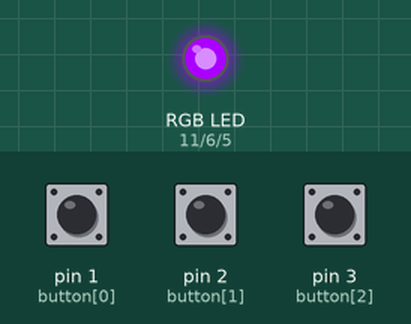
Recording of a sketch running on a simulated Arduino Uno, built with avr-gcc and run on an emulated ATmega328P. Shown: an RGB LED mixed from three pins (HIGH = lit). The inputs (shaded band) are chosen by the test bench; at power-on: pin 1 (button[0]) LOW, pin 2 (button[1]) LOW, pin 3 (button[2]) LOW.

Above: at 1.2 s.
1.3 s: pin 1 (button[0]) pulled HIGH for 0.15 s
At 1.37 s:
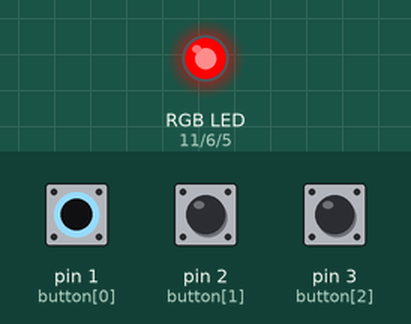
2.9 s: pin 2 (button[1]) pulled HIGH for 0.15 s
At 2.97 s:
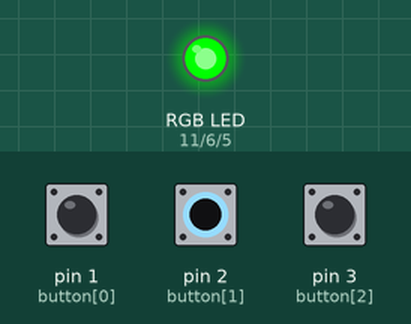
4.5 s: pin 3 (button[2]) pulled HIGH for 0.15 s
At 4.57 s:
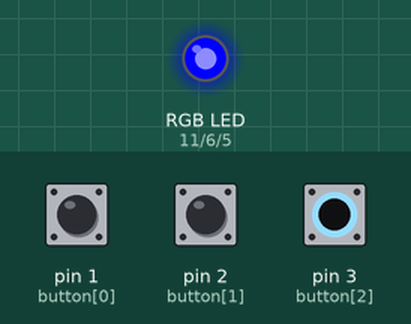
6.1 s: pin 3 (button[2]) pulled HIGH for 3.2 s
At 9.7 s:
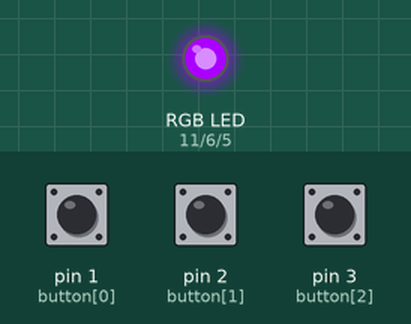
10.8 s: pin 1 (button[0]) pulled HIGH for 3.2 s
At 12.0 s:
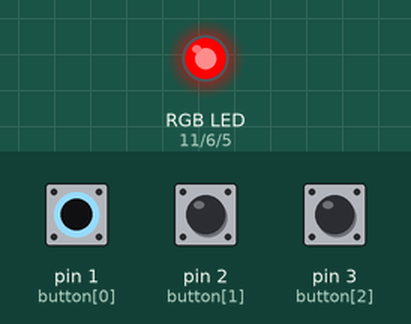
Timing chart, 0 to 15.5 s (numbered marks = the images above; inputs shaded):
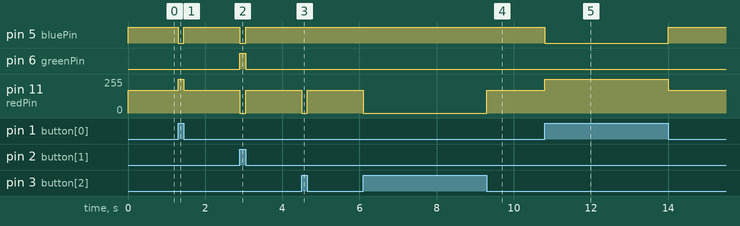

The sketch:

RGB.ino
```cpp
// C++ code
//
int redPin= 11;      // set red pin on LED to connect to pin 11
int greenPin = 6;    // set green pin on LED to connect to pin 11
int bluePin = 5;      // set blue pin on LED to connect to pin 11


int button[] = {1,2,3};     // set or connect the buttons to individual pin 1-3
int buttonCount = 3;    // declare and initialize value of 3
int buttonState[] = {1,2,3};  // declare and initialize buttonstate as array and initialize values

void setup() {
  pinMode(redPin, OUTPUT);    // Define red pin as an output
  pinMode(greenPin, OUTPUT);    // Define green pin as an output
  pinMode(bluePin, OUTPUT);   // Define blue pin as an output
  for(int x=0; x<buttonCount; x++){         //creates a loop when condition is met
    pinMode(button[x], INPUT);  // Define each button as an input
  }

}
void loop() {
  for(int x=0; x<buttonCount; x++){     //creates a loop when condition is met
    buttonState[x] = digitalRead(button[x]);    // Reads the state of the button
  }
    if (buttonState[0] == HIGH) { // checks the condition id true or false
    // do stuff if the condition is true
        setColor(255, 0, 0); // Red Color // Set RGB led brightness of red to 255

    } else if (buttonState[1] == HIGH) {  // checks the condition id true or false
      // do stuff only if the first condition is false
      // and the second condition is true
  setColor(0, 255, 0); // Green Color // Set RGB led brightness of green to 255
    } else if (buttonState[2] == HIGH) {    // checks the condition id true or false
      // do stuff only if the first condition is false
      // and the second condition is true
  setColor(0, 0, 255); // Blue Color  // Set RGB led brightness of blue to 255
    } else {
      setColor(170, 0, 255); // Purple Color  // Set RGB LED blue and red brightness to create a purple color
    }


}
void setColor(int redValue, int greenValue, int blueValue) {  //new function to return PWM signals
  analogWrite(redPin, redValue);  // will represent the value of brightness of red LED
  analogWrite(greenPin, greenValue);  // will represent the value of brightness of green LED
  analogWrite(bluePin, blueValue);  // will represent the value of brightness of blue LED
}
```

Measured:
- after the input at 1.3 s, pin 5 (bluePin): HIGH → LOW at once, → HIGH 0.15 s later; pin 11 (redPin): 170/255 → 255/255 at once, → 170/255 0.15 s later
- after the input at 2.9 s, pin 5 (bluePin): HIGH → LOW at once, → HIGH 0.15 s later; pin 6 (greenPin): LOW → HIGH at once, → LOW 0.15 s later; pin 11 (redPin): 170/255 → 0/255 at once, → 170/255 0.15 s later
- after the input at 4.5 s, pin 11 (redPin): 170/255 → 0/255 at once, → 170/255 0.15 s later
- after the input at 6.1 s, pin 11 (redPin): 170/255 → 0/255 at once, → 170/255 3.2 s later
- after the input at 10.8 s, pin 5 (bluePin): HIGH → LOW at once, → HIGH 3.2 s later; pin 11 (redPin): 170/255 → 255/255 at once, → 170/255 3.2 s later
